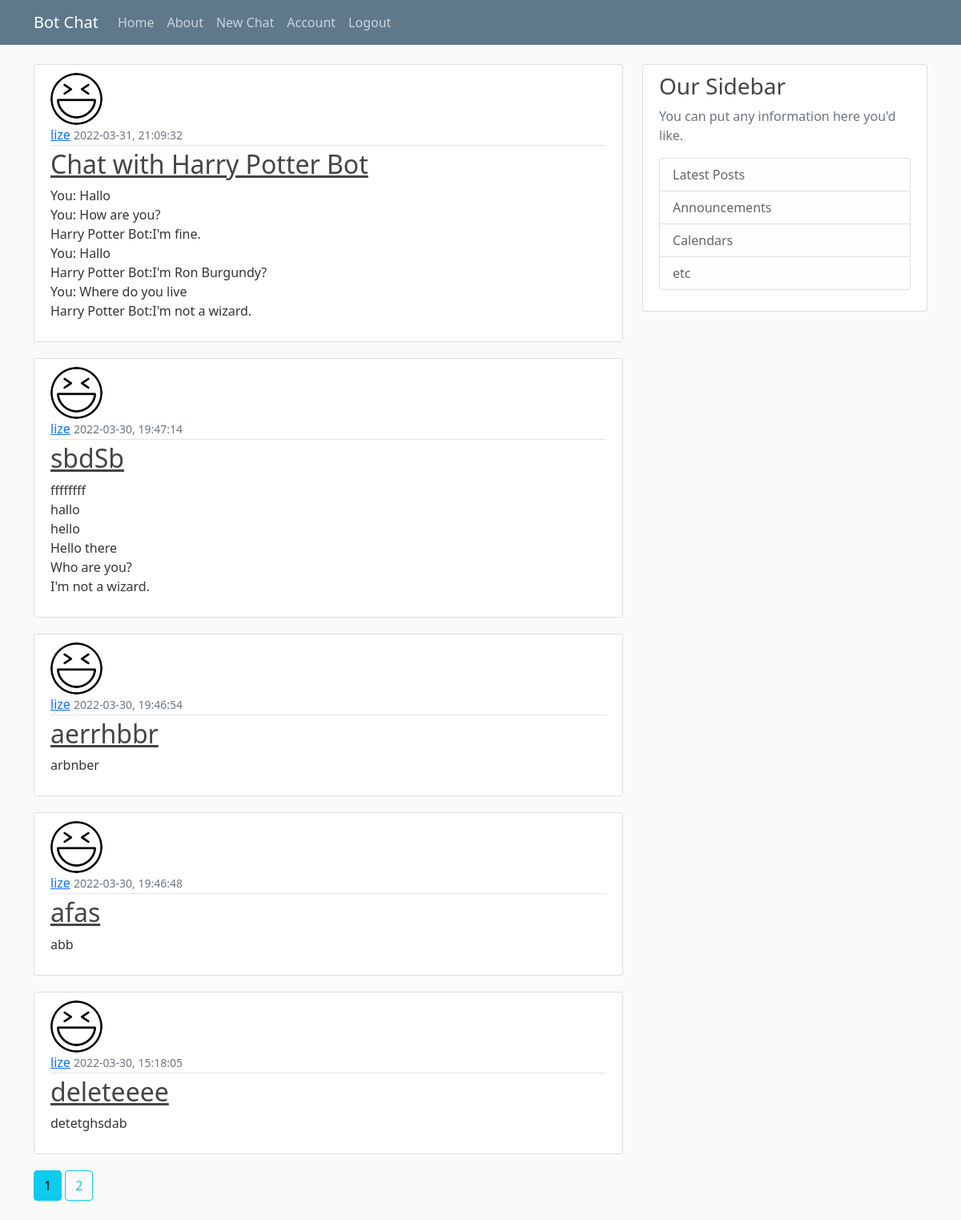
Screenshot of /home (signed in) with the database file from the repository.
### FlaskServer/model.py (models this page shows, shortened)
class Post(db.Model):
    id = db.Column(db.Integer, primary_key=True)
    title = db.Column(db.String(100), nullable=False)
    date_posted = db.Column(db.DateTime, nullable=False, default=datetime.utcnow)
    content = db.Column(db.Text, nullable=False)
    user_id = db.Column(db.Integer, db.ForeignKey('user.id'), nullable=False)

class User(db.Model, UserMixin):
    id = db.Column(db.Integer, primary_key=True)
    username = db.Column(db.String(20), unique=True, nullable=False)
    email = db.Column(db.String(120), unique=True, nullable=False)
    image_file = db.Column(db.String(20), nullable=False, default='default.jpg')
    password = db.Column(db.String(60), nullable=False)
    posts = db.relationship('Post', backref='author', lazy=True)

### FlaskServer/main/routes.py (the view)
@main.route("/")
@main.route("/home")
def home():
    page = request.args.get('page', 1, type=int)
    posts = Post.query.order_by(Post.date_posted.desc()).paginate(per_page=5)
    return render_template('home.html', posts=posts)

### FlaskServer/model.py (called while the page is built)
@login_manager.user_loader
def load_user(user_id):
    return User.query.get(int(user_id))

### FlaskServer/templates/home.html
{% extends "layout.html" %}
{%block content%}
    {% for post in posts.items %}
        <article class="media content-section">
            <img class="rounded-circle article-img" src="{{ url_for('static', filename='profile_pics/' + post.author.image_file) }}"></img>
            <div class="media-body">
            <div class="article-metadata">
                <a class="mr-2" href="{{ url_for('users.user_post', username=post.author.username) }}">{{ post.author.username }}</a>
                <small class="text-muted">{{ post.date_posted.strftime("%Y-%m-%d, %H:%M:%S") }}</small>
            </div>
            <h2><a class="article-title" href="{{ url_for('posts.post', post_id=post.id) }}">{{ post.title }}</a></h2>
            <p class="article-content">{{ post.content }}</p>
            </div>
        </article>
    {% endfor %}
    {% for page_num in posts.iter_pages(left_edge=1, right_edge=1, left_current=2, right_current=3) %}
        {% if page_num %}
            {% if posts.page == page_num %}
                <a class="btn btn-info mb-4" href="{{ url_for('main.home', page=page_num) }}">{{ page_num }}</a>
            {% else %}
                <a class="btn btn-outline-info mb-4" href="{{ url_for('main.home', page=page_num) }}">{{ page_num }}</a>
            {% endif %}
        {% else %}
            ...
        {% endif %}
    {% endfor %}
{%endblock content%}

### FlaskServer/static/main.css (style rules this page uses)
body { background: #fafafa; color: #333333; margin-top: 5rem; }
h1, h2, h3, h4, h5, h6 { color: #444444; }
.content-section { background: #ffffff; padding: 10px 20px; border: 1px solid #dddddd; border-radius: 3px; margin-bottom: 20px; }
.article-title { color: #444444; }
.article-content { white-space: pre-line; }
.article-img { height: 65px; width: 65px; margin-right: 16px; }
.article-metadata { padding-bottom: 1px; margin-bottom: 4px; border-bottom: 1px solid #e3e3e3 }

### rows the page displays
Post: image_file (picture), author.username "lize", date_posted "2022-03-31, 21:09:32", title "Chat with Harry Potter Bot", content "You: Hallo You: How are you? Harry Potter Bot:I'm fine. You: Hallo Harry Potter Bot:I'm Ron Burgundy? You: Where do you live Harry Potter Bot:I'm not a wizard."
Post: image_file (picture), author.username "lize", date_posted "2022-03-30, 19:47:14", title "sbdSb", content "ffffffff hallo hello Hello there Who are you? I'm not a wizard."
Post: image_file (picture), author.username "lize", date_posted "2022-03-30, 19:46:54", title "aerrhbbr", content "arbnber"
Post: image_file (picture), author.username "lize", date_posted "2022-03-30, 19:46:48", title "afas", content "abb"
Post: image_file (picture), author.username "lize", date_posted "2022-03-30, 15:18:05", title "deleteeee", content "detetghsdab"

### other values shown
{{ page_num }} "1"
{{ page_num }} "2"
